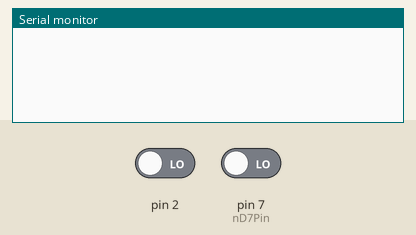
Simulated run of this sketch. Board: Arduino Uno, built with avr-gcc and run on an emulated ATmega328P. Shown: the last lines printed to the serial monitor. The inputs (shaded band) are chosen by the test bench; at power-on: pin 2 LOW, pin 7 (nD7Pin) LOW.

Above: at 1.2 s.
1.3 s: pin 2 driven HIGH
At 1.37 s:
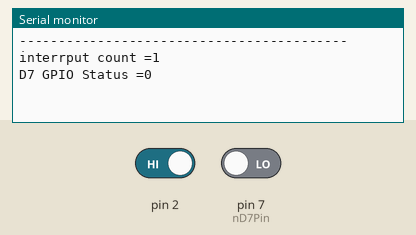
At 2.0 s:
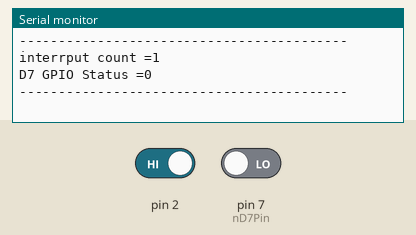

Measured:
- after the input at 1.3 s, the serial monitor: prints a new line at once (image 1)

The sketch:

sketch_mar07a.ino
```cpp
int nD7Pin = 7;
volatile int nInterCount = 0;
bool bHToL = true;
int nPinVal = LOW;
void setup() {
   Serial.begin(9600);
   pinMode(nD7Pin, INPUT);
   attachInterrupt(0, blink, RISING);
}
void blink()
{
  Serial.println("------------------------------------------");
  nInterCount++;
  Serial.print("interrput count =");
  Serial.println(nInterCount);
  Serial.print("D7 GPIO Status =");
  Serial.println(nPinVal);
  Serial.println("------------------------------------------");
}
void loop() {
   nPinVal = digitalRead(nD7Pin);
}
```
